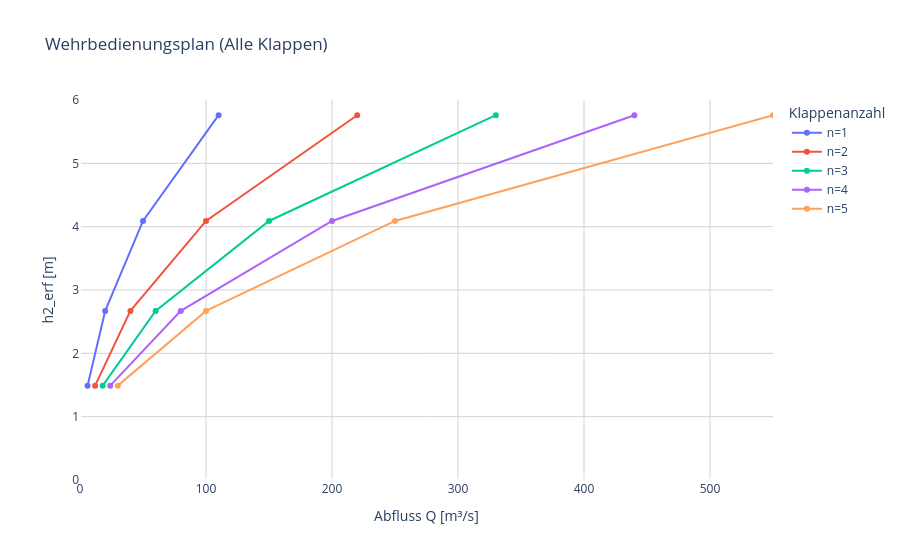

Write notebook code for a chart like this one.
### Markdown cell above
### ✍ Aufgabe:
Variieren Sie den Abfluss Q und beobachten Sie, wie sich die erforderliche Wassertiefe h2_erf verändert.

Was passiert bei hoher Froude-Zahl? 

Wie verändert sich der Wehrbedienungsplan bei geringer Klappenzahl?

![](img/Tableh2erf.png)

### Code cell
# Pandas und plotly bereits oben importiert

# Gegebene Daten für h2_erf und Abfluss bei verschiedenen Klappenanzahlen
data = {
    "h2_erf [m]": [1.49, 2.67, 4.09, 5.76],
    "n=1": [6, 20, 50, 110],
    "n=2": [12, 40, 100, 220],
    "n=3": [18, 60, 150, 330],
    "n=4": [24, 80, 200, 440],
    "n=5": [30, 100, 250, 550],
}

# Erstellen eines Pandas DataFrames aus dem Dictionary
df = pd.DataFrame(data)

# Funktion zum Anzeigen des Diagramms
def zeige_diagramm():
    # Erstellen einer Liste aller Spalten für die Klappenanzahlen
    spalten = [f"n={n}" for n in range(1, 6)]

    # Erstellen des Diagramms mit Plotly Express
    fig = px.line(df, y="h2_erf [m]", x=spalten,
                  title="Wehrbedienungsplan (Alle Klappen)",
                  labels={"h2_erf [m]": "h2_erf [m]", "value": "Abfluss Q [m³/s]", "variable": "Klappenanzahl"},
                  markers=True,
                  range_x=[0, 550],
                  range_y=[0, 6])

    # Anpassen des Layouts des Diagramms
    fig.update_layout(
        yaxis_title="h2_erf [m]",
        xaxis_title="Abfluss Q [m³/s]",
        yaxis_range=[0, 6],
        xaxis_range=[0, 550],
        yaxis_gridcolor='lightgrey',
        xaxis_gridcolor='lightgrey',
        plot_bgcolor='white'
    )

    # Anzeigen des Diagramms
    fig.show()

# Anzeigen des Diagramms (ohne interaktives Widget)
zeige_diagramm()

### Figure 1 — Plotly figure (JSON) as saved in the notebook; plotly's stock layout.template omitted (floating-point values rounded to 4 significant figures)
{"data": [{"hovertemplate": "Klappenanzahl=n=1<br>Abfluss Q [m³/s]=%{x}<br>h2_erf [m]=%{y}<extra></extra>", "legendgroup": "n=1", "line": {"color": "#636efa", "dash": "solid"}, "marker": {"symbol": "circle"}, "mode": "lines+markers", "name": "n=1", "orientation": "v", "showlegend": true, "type": "scatter", "x": [6, 20, 50, 110], "xaxis": "x", "y": [1.49, 2.67, 4.09, 5.76], "yaxis": "y"}, {"hovertemplate": "Klappenanzahl=n=2<br>Abfluss Q [m³/s]=%{x}<br>h2_erf [m]=%{y}<extra></extra>", "legendgroup": "n=2", "line": {"color": "#EF553B", "dash": "solid"}, "marker": {"symbol": "circle"}, "mode": "lines+markers", "name": "n=2", "orientation": "v", "showlegend": true, "type": "scatter", "x": [12, 40, 100, 220], "xaxis": "x", "y": [1.49, 2.67, 4.09, 5.76], "yaxis": "y"}, {"hovertemplate": "Klappenanzahl=n=3<br>Abfluss Q [m³/s]=%{x}<br>h2_erf [m]=%{y}<extra></extra>", "legendgroup": "n=3", "line": {"color": "#00cc96", "dash": "solid"}, "marker": {"symbol": "circle"}, "mode": "lines+markers", "name": "n=3", "orientation": "v", "showlegend": true, "type": "scatter", "x": [18, 60, 150, 330], "xaxis": "x", "y": [1.49, 2.67, 4.09, 5.76], "yaxis": "y"}, {"hovertemplate": "Klappenanzahl=n=4<br>Abfluss Q [m³/s]=%{x}<br>h2_erf [m]=%{y}<extra></extra>", "legendgroup": "n=4", "line": {"color": "#ab63fa", "dash": "solid"}, "marker": {"symbol": "circle"}, "mode": "lines+markers", "name": "n=4", "orientation": "v", "showlegend": true, "type": "scatter", "x": [24, 80, 200, 440], "xaxis": "x", "y": [1.49, 2.67, 4.09, 5.76], "yaxis": "y"}, {"hovertemplate": "Klappenanzahl=n=5<br>Abfluss Q [m³/s]=%{x}<br>h2_erf [m]=%{y}<extra></extra>", "legendgroup": "n=5", "line": {"color": "#FFA15A", "dash": "solid"}, "marker": {"symbol": "circle"}, "mode": "lines+markers", "name": "n=5", "orientation": "v", "showlegend": true, "type": "scatter", "x": [30, 100, 250, 550], "xaxis": "x", "y": [1.49, 2.67, 4.09, 5.76], "yaxis": "y"}], "layout": {"legend": {"title": {"text": "Klappenanzahl"}, "tracegroupgap": 0}, "plot_bgcolor": "white", "title": {"text": "Wehrbedienungsplan (Alle Klappen)"}, "xaxis": {"anchor": "y", "domain": [0, 1], "gridcolor": "lightgrey", "range": [0, 550], "title": {"text": "Abfluss Q [m³/s]"}}, "yaxis": {"anchor": "x", "domain": [0, 1], "gridcolor": "lightgrey", "range": [0, 6], "title": {"text": "h2_erf [m]"}}}}
